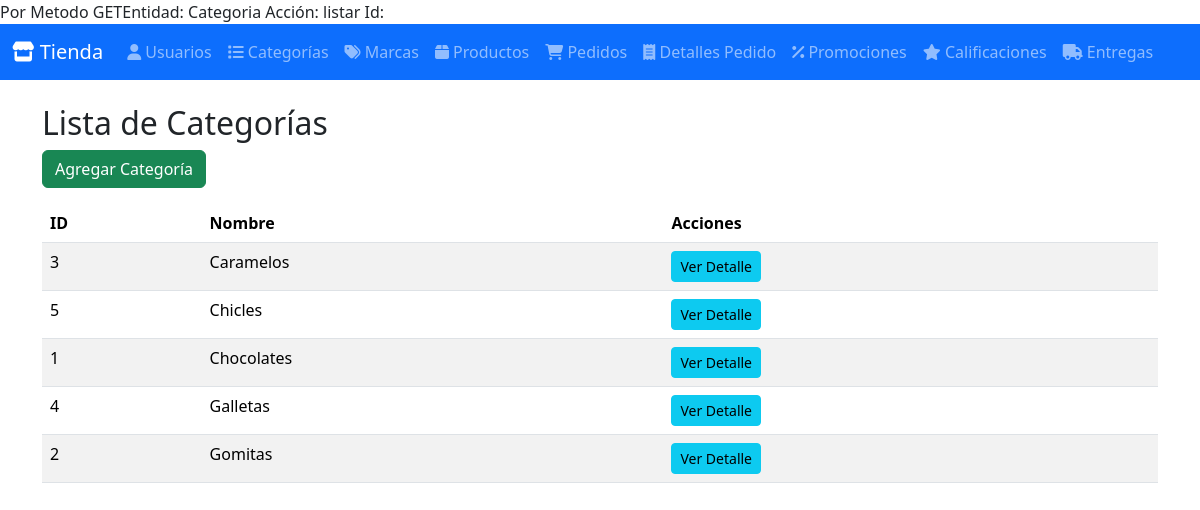
Screenshot of /index.php?entity=Categoria&action=listar with the database file from the repository.
### tables this page shows
CREATE TABLE categorias (
    id INT AUTO_INCREMENT PRIMARY KEY,
    nombre VARCHAR(100) UNIQUE NOT NULL
);

### Model/ClassCategoria.php (called while the page is built, shortened)
<?php
require_once BASE_PATH . DIRECTORY_SEPARATOR . 'Config' . DIRECTORY_SEPARATOR . 'ClassDatabase.php';
class ClassCategoria {
    private $conn;
    public function __construct() {
        $db = new ClassDatabase();
        $this->conn = $db->getConnection();
    }
    public function getCategorias() {
        $query = "SELECT * FROM categorias";
        $stmt = $this->conn->prepare($query);
        $stmt->execute();
        return $stmt->fetchAll(PDO::FETCH_ASSOC);
    }
}
?>

### Config/ClassDatabase.php (called while the page is built, shortened)
<?php
class ClassDatabase {
    private $host = 'localhost';
    private $db_name = 'bd_tienda_dulces';
    private $username = 'root';
    private $password = 'password';
    public function getConnection() {
        $this->conn = null;
        try {
            $this->conn = new PDO("mysql:host={$this->host};dbname={$this->db_name}", $this->username, $this->password);
            $this->conn->setAttribute(PDO::ATTR_ERRMODE, PDO::ERRMODE_EXCEPTION);
        } catch (PDOException $e) {
            echo "Error de conexión: " . $e->getMessage();
        }
        return $this->conn;
    }
}
?>

### Controller/ClassCategoriaController.php (called while the page is built, shortened)
<?php
require_once BASE_PATH . DIRECTORY_SEPARATOR . 'Model' . DIRECTORY_SEPARATOR . 'ClassCategoria.php';
class ClassCategoriaController {
    public function getCategoriaController() {
        $categoriaModel = new ClassCategoria();
        return $categoriaModel->getCategorias();
    }
}
?>

### View/Categoria/listaCategoria.php (the view)
<?php
echo "<h2>Lista de Categorías</h2>";
echo "<a href='index.php?entity=Categoria&action=insertar' class='btn btn-success mb-3'>Agregar Categoría</a>";
echo "<table class='table table-striped'>";
echo "<thead><tr>
        <th>ID</th><th>Nombre</th><th>Acciones</th>
      </tr></thead><tbody>";
foreach ($listadoelementos as $categoria) {
    echo "<tr>";
    echo "<td>{$categoria['id']}</td>";
    echo "<td>{$categoria['nombre']}</td>";
    echo "<td>
        <a href='index.php?entity=Categoria&action=detalle&id={$categoria['id']}' class='btn btn-info btn-sm'>Ver Detalle</a>
    </td>";
    echo "</tr>";
}
echo "</tbody></table>";
?>

### rows the page displays
categorias: id "3", nombre "Caramelos"
categorias: id "5", nombre "Chicles"
categorias: id "1", nombre "Chocolates"
categorias: id "4", nombre "Galletas"
categorias: id "2", nombre "Gomitas"

### other values shown
$entity "Categoria"
$action "listar"
$label "Usuarios Categorías Marcas Productos Pedidos Detalles Pedido Promociones Calificaciones Entregas"
